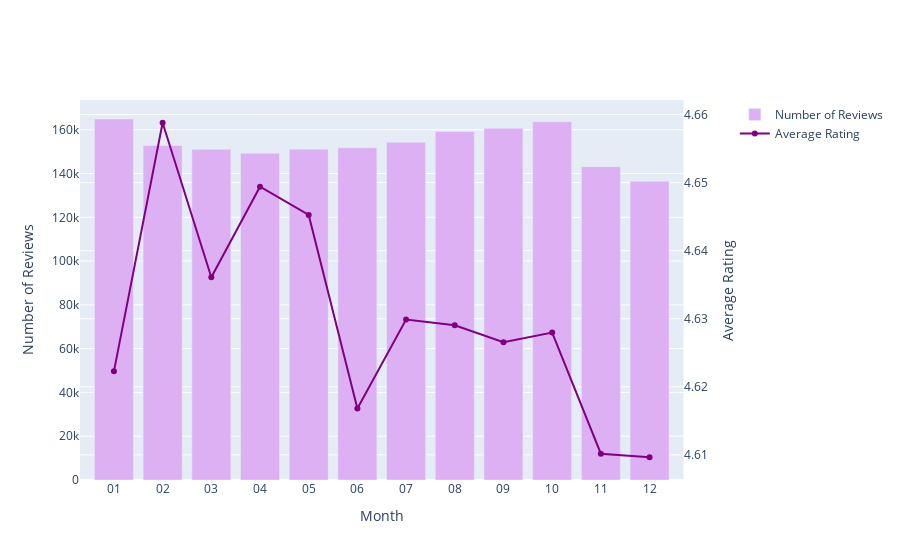

Write notebook code for a chart like this one.
### Markdown cell above
- **Number of Reviews**: The number of reviews appears to have increased over time, with a noticeable peak around June 2020. After June 2020, there seems to be a decline in the number of reviews. This suggests that the volume of reviews has fluctuated over the years, but the general trend is an increase in the number of reviews over time.

- **Average Rating**: The color gradient of the plot points indicates the average rating. Darker shades represent higher ratings. It appears that the average rating has also increased over time, with darker shades becoming more prevalent in later years. However, after the peak in 2018, the average rating seems to have declined slightly, as indicated by the lighter shades.

Now, let's move to a more in-depth analysis and answer the following question: 

- Are there certain times of the year when more reviews are written or when ratings are particularly high or low?

### Code cell
query = """
SELECT 
    strftime('%m', created_at) as month, 
    COUNT(*) as num_reviews, 
    AVG(rating) as avg_rating
FROM 
    reviews_cleaned
GROUP BY 
    month
ORDER BY 
    month;
"""
monthly_reviews = pd.read_sql_query(query, conn)

plot_monthly_reviews_and_ratings(monthly_reviews, 'month', 'num_reviews', 'avg_rating', 'Month', 'Number of Reviews', 'Average Rating', '#dcb0f2', "rgb(128, 0, 128)")

### Figure 1 — Plotly figure (JSON) as saved in the notebook; plotly's stock layout.template omitted (floating-point values rounded to 4 significant figures)
{"data": [{"marker": {"color": "#dcb0f2"}, "name": "Number of Reviews", "type": "bar", "x": ["01", "02", "03", "04", "05", "06", "07", "08", "09", "10", "11", "12"], "xaxis": "x", "y": [164907, 152830, 151108, 149238, 151140, 151782, 154340, 159251, 160653, 163667, 143145, 136436], "yaxis": "y"}, {"line": {"color": "rgb(128, 0, 128)"}, "name": "Average Rating", "type": "scatter", "x": ["01", "02", "03", "04", "05", "06", "07", "08", "09", "10", "11", "12"], "xaxis": "x", "y": [4.622, 4.659, 4.636, 4.649, 4.645, 4.617, 4.63, 4.629, 4.627, 4.628, 4.61, 4.61], "yaxis": "y2"}], "layout": {"xaxis": {"anchor": "y", "domain": [0, 0.94], "title": {"text": "Month"}}, "yaxis": {"anchor": "x", "domain": [0, 1], "title": {"text": "Number of Reviews"}}, "yaxis2": {"anchor": "x", "overlaying": "y", "side": "right", "title": {"text": "Average Rating"}}}}
